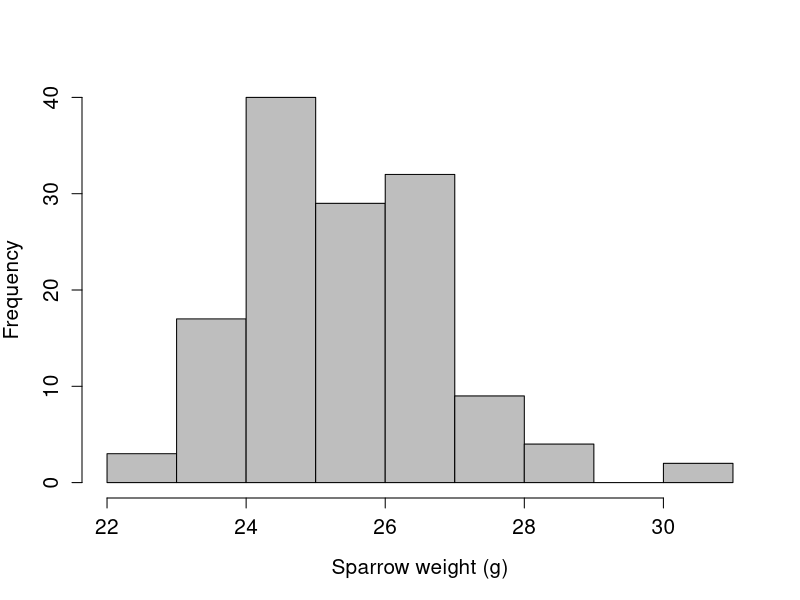
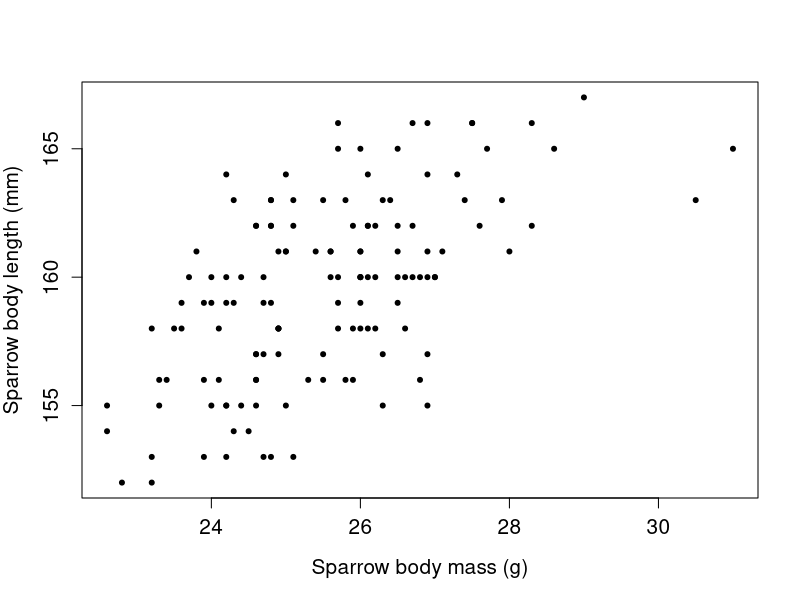

Write R code to recreate these figures, in order.
# First we need to read in the Bumpus data below
# Make sure that R is set to the same working directory as Bumpus_data.csv
# Also make sure that the filenames match exact (including capitalisation)
dat <- read.csv(file = "Bumpus_data.csv", header = TRUE);
# So now the whole data table is saved as the variable 'dat'
# You can save it as something different if you want, but avoid spaces

# Let's take a look at the first six rows of the data
head(x = dat); # Note that the 'x = ' is not necessary. 'head(dat)' works fine

# How many rows and columns are in the data?
dim(x = dat);

dat[4, 6]; # First row, second column?

# The below produces a histogram of sparrow mass
# Note that I break the line below mid-function after specifying 'ylab'. This
# isn't required, but it often makes code more readable to break to a new line
# when the line exceeds 80 characters.
hist(x = dat$wgt, main = "", xlab = "Sparrow weight (g)", ylab = "Frequency",
     cex.lab = 1.25, cex.axis = 1.25, col = "grey");

# Let's get a summary of just the sparrow mass
summary(object = dat$wgt);

# Now let's plot sparrow totel length against sparrow mass
plot(x = dat$wgt, y = dat$totlen, xlab = "Sparrow body mass (g)", 
     ylab = "Sparrow body length (mm)", cex.lab = 1.25, cex.axis = 1.25,
     pch = 20); # Note: cex.lab, cex.axis, and pch are purely cosmetic

# Test the correlatoin between total length and mass
cor.test(x = dat$wgt, y = dat$totlen);

# Make a linear model of total length regressed against body mass
our_model <- lm(formula = dat$totlen ~ dat$wgt);

# Now summarise 'our_model' that we saved above
summary(object = our_model);

# Now test if bird mass differs by sex using a t-test
t.test(formula = dat$wgt ~ dat$sex, var.equal = TRUE);

# We could also do a linear model get the same results
our_lm <- lm(formula = dat$wgt ~ dat$sex)
summary(object = our_lm);

# And we can do the same with an ANOVA
our_aov <- aov(dat$wgt ~ dat$sex)
summary(our_aov);